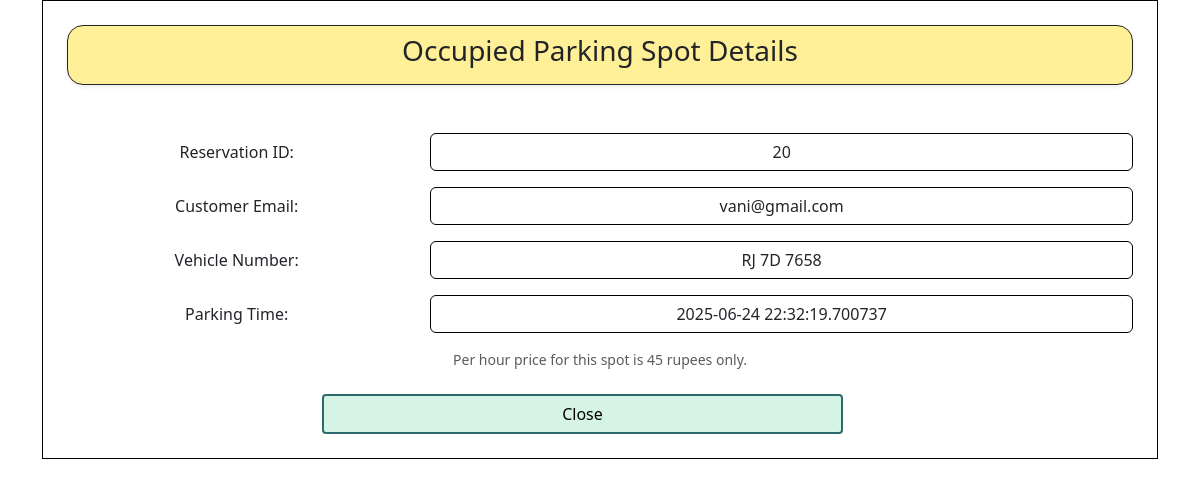
The page /occupied-spot/20 (signed in) on the database its author committed.
### app/models/reservation.py (models this page shows)
class reservation(db.Model):
    __tablename__ = 'reservation'
    reservation_id = db.Column(db.Integer, primary_key=True, autoincrement=True)
    spot_id = db.Column(db.Integer, db.ForeignKey('parking_spot.spot_id', ondelete='RESTRICT', onupdate='CASCADE'), nullable=False)
    lot_id = db.Column(db.Integer, db.ForeignKey('parking_lot.lot_id', ondelete='RESTRICT', onupdate='CASCADE'), nullable=False)
    user_email = db.Column(db.String(100), db.ForeignKey('client.email', ondelete='RESTRICT', onupdate='CASCADE'), nullable=False)
    parking_time = db.Column(db.DateTime, nullable=False)
    leaving_time = db.Column(db.DateTime)
    vehicle_no = db.Column(db.String(20), nullable=False)
    total_cost = db.Column(db.Integer)
    status = db.Column(db.String(20), default='active')  # values: 'active', 'deleted'
    lot = db.relationship('parking_lot', backref='reservations')
    spot = db.relationship('parking_spot', backref='reservations')
    client = db.relationship('client', backref='reservations')

### app/routes/admin.py (the view)
@admin_bp.route('/occupied-spot/<int:reservation_id>')
@admin_required
def occupied_spot(reservation_id):
    data = reservation.query.get(reservation_id)
    if data:
        return render_template('admin/forms/occupied_spot.html', reservation_id=data.reservation_id, email=data.user_email, vehicle=data.vehicle_no, time=data.parking_time, spot_id=data.spot_id, price=data.lot.price)
    flash("Reservation not found", "danger")
    return redirect(url_for('admin.view_spot', spot_id = data.spot_id))

### app/routes/admin.py (called while the page is built)
def admin_required(f):
    @wraps(f)
    def decorated_function(*args, **kwargs):
        if 'admin' not in session:
            return redirect(url_for('auth.adminlogin'))
        return f(*args, **kwargs)
    return decorated_function

### app/templates/admin/forms/occupied_spot.html (shortened to what this page needs)
{% extends "admin/forms/base.html" %}
{% block heading %}
Occupied Parking Spot Details
{% endblock %}
{% block content %}
<form action="{{ url_for('admin.view_occupied_spot', reservation_id=reservation_id) }}" method="GET">
    <div class="mb-3 row">
        <label for="id" class="col-sm-4 col-form-label">Reservation ID:</label>
        <div class="col-sm-8">
            <input type="text" id="id" class="form-control border border-black text-center" value="{{ reservation_id }}" readonly>
        </div>
    </div>
    <div class="mb-3 row">
        <label for="email" class="col-sm-4 col-form-label">Customer Email:</label>
        <div class="col-sm-8">
            <input type="email" id="email" class="form-control border border-black text-center" value="{{ email }}" readonly>
        </div>
    </div>
    <div class="mb-3 row">
        <label for="vehicle" class="col-sm-4 col-form-label">Vehicle Number:</label>
        <div class="col-sm-8">
            <input type="text" id="vehicle" class="form-control border border-black text-center" value="{{ vehicle }}" readonly>
        </div>
    </div>
    <div class="mb-3 row">
        <label for="time" class="col-sm-4 col-form-label">Parking Time:</label>
        <div class="col-sm-8">
            <input type="text" id="time" class="form-control border border-black text-center" value="{{ time }}" readonly>
        </div>
    </div>
    <div id="statuslink" class="form-text">Per hour price for this spot is {{ price }} rupees only.</div>
    <br>
    <div class="container-fluid">
        <a href="{{ url_for('admin.view_spot', spot_id=spot_id) }}" class="btn rounded-1 w-50" style="background-color: #d5f4e6; border: 2px solid #2d6a70; color: black; margin-right: 35px;">Close</a>
    </div>
</form>
{% endblock %}

### rows shown on the page
reservation: user_email "vani@gmail.com", vehicle_no "RJ 7D 7658", parking_time "2025-06-24 22:32:19.700737"

### other values the page prints
{{ price }} "45"
